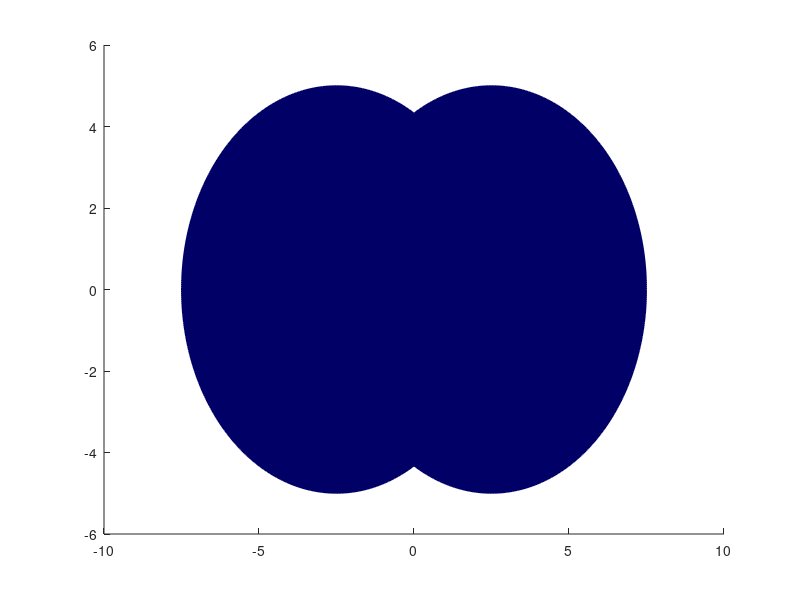

MATLAB code for this plot:
% Clear the output window and suppress any warning statements
clc
warning('off', 'all');
%------------------------------------------------------------------------
% Begin the program
%------------------------------------------------------------------------
disp("This program is a simulation of wormhole problem by Rajesh Kumar Das(I17PH015)")
pause(1)
%------------------------------------------------------------------------
% take the inputs from the user
%------------------------------------------------------------------------
d = input("Distance between Entrance & Exit of wormhole : ");
R = input("Radius of Wormhole : ");
x0 = input("Initial x coordinate of Particle : ");
y0 = input("Initial y coordinate of Particle : ");
v0 = input("Velocity of Particle : ");
theta = input("Initial Angle : ");
%------------------------------------------------------------------------
% Define the values of variables
%------------------------------------------------------------------------
tf = 100; #total simulation time
dt = 0.5; #time steps
theta = (pi / 180) * theta; # convert theta to radian
i = 1;
t = 1; #initial time
x = x0;
y = y0;
vx = v0 * cos(theta); #x componant of velocity
vy = v0 * sin(theta); #y componant of velocity
#coordinates of circle
xc1 = 0.5 * d;
yc1 = 0;
xc2 = -0.5 * d;
yc2 = 0;
xm = []; #x matrix to store data of particle's x coordinates
ym = []; #y matrix to store data of particle's y coordinates
%-------------------------------------------------------------------------
% Computation
%-------------------------------------------------------------------------
while t < tf
    t = i * dt;
    x = x + (vx * dt);
    y = y + (vy * dt);
    xm(i) = x;
    ym(i) = y;

    r1 = sqrt((x - xc1)^2 + (y - yc1)^2);
    r2 = sqrt((x - xc2)^2 + (y - yc2)^2);

    if r1 <= R
        xc = 0.5 * d;
        yc = 0;
        theta = atan2(y - yc, x - xc);
        x = -xc - R * cos(theta);

        %Velocity transformation
        vr = (vx * cos(theta)) + (vy * sin(theta));
        v0 = (-vx * sin(theta)) + (vy * cos(theta));
        vx = (vr * cos(theta)) + (v0 * sin(theta));
        vy = (-vr * sin(theta)) + (v0 * cos(theta));

        x = x + (vx * dt);
        y = y + (vy * dt);
    endif

    if r2 <= R
        xc = -0.5 * d;
        yc = 0;
        theta = pi - atan2(y - yc, x - xc);
        x = -xc + R * cos(theta);

        #Velocity transformation
        vr = (-vx * cos(theta)) + (vy * sin(theta));
        v0 = (vx * sin(theta)) + (vy * cos(theta));
        vx = (-vr * cos(theta)) + (-v0 * sin(theta));
        vy = (-vr * sin(theta)) + (v0 * cos(theta));

        x = x + (vx * dt);
        y = y + (vy * dt);
    endif

    i++;
endwhile

figure;
hold on
theta1 = 0:0.01:2 * pi;
%-----------------------------------------------------------------
% Plotting the holes
%------------------------------------------------------------------
a1 = (d / 2) + R * cos(theta1);
b1 = R * sin(theta1);
a2 = -(d / 2) - R * cos(theta1);
b2 = R * sin(theta1);
fill(a1, b1, [0, 0, 0.4], 'edgecolor', [0, 0, 0.4])
fill(a2, b2, [0, 0, 0.4], 'edgecolor', [0, 0, 0.4])

for t = 1:i - 1
    hold on
    %Ploting the Particle trajactory
    p = plot(xm(t), ym(t), '.r', 'markersize', 30);
    pause(0.01)
    delete(p)
endfor
